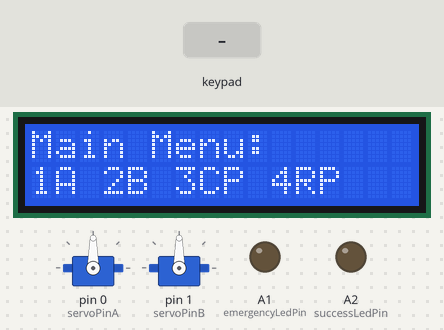
This sketch was run on a simulated Arduino Uno, built with avr-gcc and run on an emulated ATmega328P. Shown: 16×2 character LCD, 2 × servo, output pins drawn as LEDs (lit = HIGH). Inputs (shaded band) come from the test bench.

Above: at 1.2 s.
1.3 s: keypad keys 1 1 1 1 # pressed 0.4 s apart
At 4.1 s:
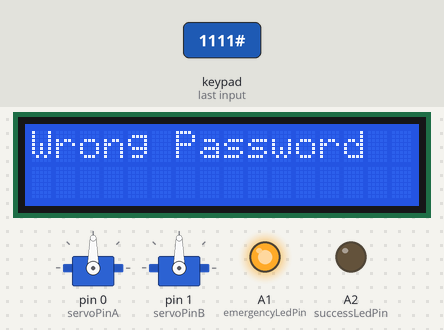
4.8 s: key '2' pressed
At 5.6 s:
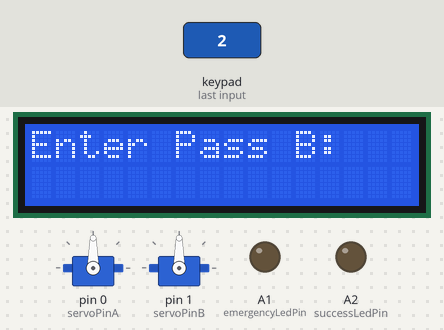
6.4 s: keypad keys 3 3 3 3 # pressed 0.4 s apart
At 9.6 s:
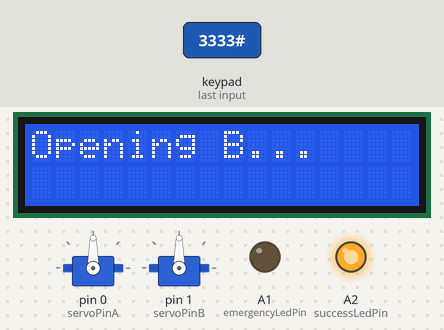
9.9 s: key '3' pressed
At 10.8 s:
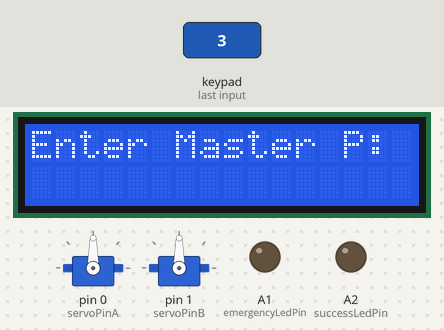
11.8 s: keypad keys 2 2 2 2 # pressed 0.4 s apart
At 14.7 s:
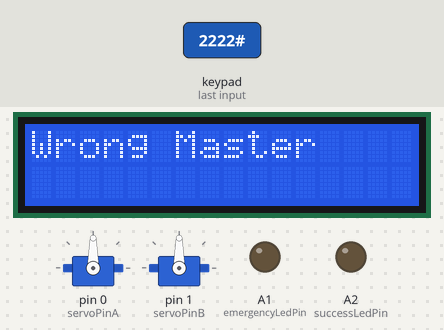
15.3 s: key '4' pressed
At 16.2 s:
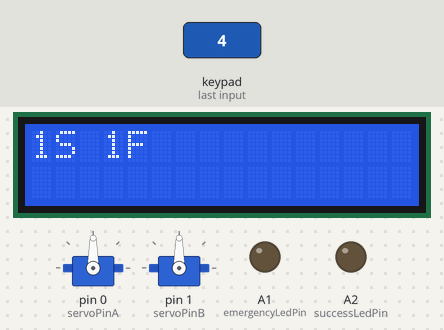
Timing chart, 0 to 18.3 s (numbered marks = the images above; inputs shaded):
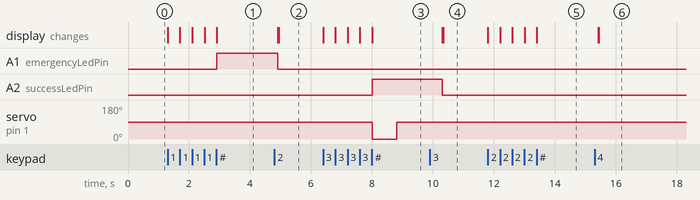

Measured:
- after the input at 1.3 s, A1 (emergencyLedPin): LOW → HIGH after 1.6 s; the display: first changes at once (image 1 shows a later state)
- after the input at 4.8 s, the display: first differs from a run without the input after 0.14 s (image 2)
- after the input at 6.4 s, A2 (successLedPin): LOW → HIGH after 1.6 s; servo on pin 1 (servoPinB): 90° → 0° after 1.6 s, → 90° 0.80 s later; the display: first changes at once (image 3 shows a later state)
- after the input at 9.9 s, the display: first differs from a run without the input after 0.44 s (image 4)
- after the input at 11.8 s, the display: first changes at once (image 5 shows a later state)
- after the input at 15.3 s, the display: first differs from a run without the input after 0.14 s (image 6)

The sketch:

Hotel_Safe.ino
```cpp
#include <Keypad.h>
#include <LiquidCrystal.h>
#include <Servo.h>


LiquidCrystal lcd(7, 6, 5, 4, 3, 2);


const byte ROWS = 4;
const byte COLS = 3;
char keys[ROWS][COLS] = {
  {'1','2','3'},
  {'4','5','6'},
  {'7','8','9'},
  {'*','0','#'}
};
byte rowPins[ROWS] = {8, 9, 10, 11};
byte colPins[COLS] = {12, 13, A0};
Keypad keypad = Keypad(makeKeymap(keys), rowPins, colPins, ROWS, COLS);


Servo doorServoA;
Servo doorServoB;
const int servoPinA = 0;
const int servoPinB = 1;
const int emergencyLedPin = A1;
const int successLedPin = A2;


String masterPassword = "1111";
String sidePassword1 = "2222";
String sidePassword2 = "3333";
String baitPassword = "4444";


String inputPassword = "";
char selectedOption = '0';
bool inMainMenu = true;
int successfulAttempts = 0;
int failedAttempts = 0;
bool changingPassword = false;
bool masterCheckForChange = false;
bool awaitingPasswordSelection = false;
char passwordToChange = '0';
bool masterLock = false;
bool timeLock = false;
unsigned long timeLockStart = 0;
const int lockDuration = 20000;


void openSection(Servo &servo) {
  servo.write(0);    // Açma pozisyonu
  delay(800);
  servo.write(90);   // Başlangıca geri
  delay(500);
}

void setup() {
  lcd.begin(16, 2);
  pinMode(emergencyLedPin, OUTPUT);
  pinMode(successLedPin, OUTPUT);
  digitalWrite(emergencyLedPin, LOW);
  digitalWrite(successLedPin, LOW);
  doorServoA.attach(servoPinA);
  doorServoB.attach(servoPinB);
  doorServoA.write(90);
  doorServoB.write(90);
  showMainMenu();
}

void loop() {
  char key = keypad.getKey();

  if (timeLock) {
    unsigned long currentMillis = millis();
    if (currentMillis - timeLockStart >= lockDuration) {
      timeLock = false;
      lcd.clear();
      showMasterLock();
    } else {
      lcd.setCursor(0, 1);
      lcd.print("Wait ");
      lcd.print((lockDuration - (currentMillis - timeLockStart)) / 1000);
      lcd.print("s ");
    }
    return;
  }

  if (key) {
    if (masterLock) {
      processMasterLock(key);
    }
    else if (inMainMenu) {
      if (key >= '1' && key <= '4') {
        selectedOption = key;
        inMainMenu = false;
        processSelection(selectedOption);
      }
    }
    else {
      if (masterCheckForChange || awaitingPasswordSelection || changingPassword) {
        processPasswordChange(key);
      } else {
        processInput(key);
      }
    }
  }
}

void showMainMenu() {
  lcd.clear();
  lcd.print("Main Menu:");
  lcd.setCursor(0,1);
  lcd.print("1A 2B 3CP 4RP");
}

void processSelection(char option) {
  lcd.clear();
  inputPassword = "";

  if (option == '1') {
    lcd.print("Enter Pass A:");
  } else if (option == '2') {
    lcd.print("Enter Pass B:");
  } else if (option == '3') {
    lcd.print("Enter Master P:");
    masterCheckForChange = true;
  } else if (option == '4') {
    lcd.clear();
    lcd.print(successfulAttempts);
    lcd.print("S ");
    lcd.print(failedAttempts);
    lcd.print("F");
    delay(3000);
    returnMainMenu();
  }
}

void processInput(char key) {
  if (key == '*') {
    inputPassword = "";
    lcd.setCursor(0,1);
    lcd.print("                ");
    lcd.setCursor(0,1);
  } else if (key == '#') {
    checkPassword();
  } else {
    inputPassword += key;
    lcd.setCursor(inputPassword.length() - 1, 1);
    lcd.print('*');
  }
}

void checkPassword() {
  if (selectedOption == '1') {
    handleSection(doorServoA, "A");
  }
  else if (selectedOption == '2') {
    handleSection(doorServoB, "B");
  }
}

void handleSection(Servo &servo, String sectionName) {
  if (inputPassword == masterPassword || (sectionName == "A" && inputPassword == sidePassword1) || (sectionName == "B" && inputPassword == sidePassword2)) {
    lcd.clear();
    lcd.print("Opening " + sectionName + "...");
    successfulAttempts++;
    digitalWrite(successLedPin, HIGH);
    openSection(servo);
    delay(1000);
    digitalWrite(successLedPin, LOW);
  }
  else if (inputPassword == baitPassword) {
    lcd.clear();
    lcd.print("Opening " + sectionName + "...");
    openSection(servo);
    blinkEmergencyLed();
  }
  else {
    lcd.clear();
    lcd.print("Wrong Password");
    failedAttempts++;
    digitalWrite(emergencyLedPin, HIGH);
    delay(2000);
    digitalWrite(emergencyLedPin, LOW);
    attemptCounter();
  }
  returnMainMenu();
}

void blinkEmergencyLed() {
  for (int i = 0; i < 10; i++) {
    digitalWrite(emergencyLedPin, HIGH);
    delay(200);
    digitalWrite(emergencyLedPin, LOW);
    delay(200);
  }
}

void processPasswordChange(char key) {
  if (key == '*') {
    inputPassword = "";
    lcd.setCursor(0,1);
    lcd.print("                ");
    lcd.setCursor(0,1);
  }
  else if (key == '#') {
    if (masterCheckForChange) {
      if (inputPassword == masterPassword) {
        lcd.clear();
        lcd.print("1M 2A 3B 4T");
        masterCheckForChange = false;
        awaitingPasswordSelection = true;
      }
      else {
        lcd.clear();
        lcd.print("Wrong Master");
        delay(2000);
        returnMainMenu();
      }
      inputPassword = "";
    }
    else if (changingPassword) {
      if (passwordToChange != '0') {
        if (passwordToChange == '1') masterPassword = inputPassword;
        else if (passwordToChange == '2') sidePassword1 = inputPassword;
        else if (passwordToChange == '3') sidePassword2 = inputPassword;
        else if (passwordToChange == '4') baitPassword = inputPassword;

        lcd.clear();
        lcd.print("Password Changed");
        delay(2000);
        returnMainMenu();
      }
    }
  }
  else {
    if (masterCheckForChange) {
      inputPassword += key;
      lcd.setCursor(inputPassword.length() - 1, 1);
      lcd.print('*');
    }
    else if (awaitingPasswordSelection) {
      if (key >= '1' && key <= '4') {
        passwordToChange = key;
        changingPassword = true;
        awaitingPasswordSelection = false;
        lcd.clear();
        lcd.print("New Pass:");
        inputPassword = "";
      }
    }
    else if (changingPassword) {
      inputPassword += key;
      lcd.setCursor(inputPassword.length() - 1, 1);
      lcd.print('*');
    }
  }
}

void returnMainMenu() {
  inputPassword = "";
  selectedOption = '0';
  inMainMenu = true;
  changingPassword = false;
  masterCheckForChange = false;
  awaitingPasswordSelection = false;
  passwordToChange = '0';
  showMainMenu();
}

void attemptCounter() {
  if (failedAttempts % 3 == 0) {
    masterLock = true;
    showMasterLock();
  }
}

void showMasterLock() {
  lcd.clear();
  lcd.print("System Locked");
  digitalWrite(emergencyLedPin, HIGH);
}

void processMasterLock(char key) {
  if (key == '*') {
    inputPassword = "";
    lcd.setCursor(0,1);
    lcd.print("                ");
    lcd.setCursor(0,1);
  }
  else if (key == '#') {
    if (inputPassword == masterPassword) {
      masterLock = false;
      digitalWrite(emergencyLedPin, LOW);
      lcd.clear();
      lcd.print("Unlocked!");
      delay(2000);
      returnMainMenu();
    }
    else {
      lcd.clear();
      lcd.print("Time Lock 20s");
      timeLockStart = millis();
      timeLock = true;
    }
    inputPassword = "";
  }
  else {
    inputPassword += key;
    lcd.setCursor(inputPassword.length() - 1, 1);
    lcd.print('*');
  }
}
```
